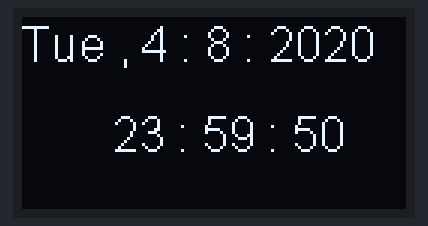
The sketch below on a simulated ESP32. Parts: 128×64 one-colour display. The local clock reads 2024-03-15 10:24:30 at power-on unless the sketch sets it; what the sketch prints to the serial monitor is not drawn.

Above: at 0.4 s.
At 7.1 s:
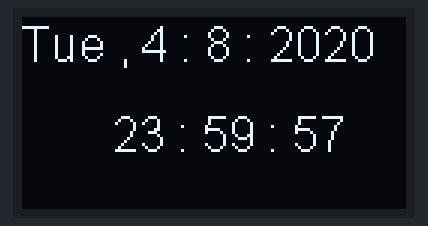
At 13.1 s:
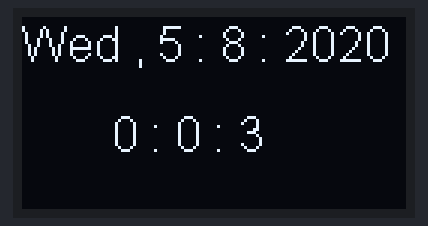
At 19.1 s:
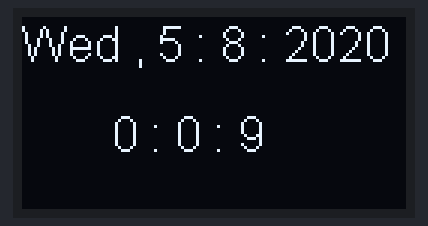
At 28.1 s:
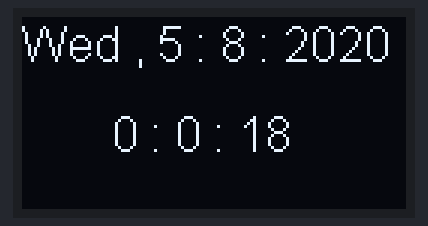
At 37.1 s:
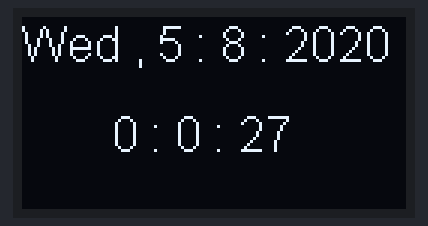

Measured:
- what the display in image 0 shows lasts 0.6 s, from 0.4 s to 1.0 s
- what the display in image 1 shows lasts 1.0 s, from 7.0 s to 8.0 s

The sketch:

ds3231_OLED.ino
```cpp
// Date and time functions using a DS3231 RTC connected via I2C and Wire lib
#include <Wire.h>
#include "heltec.h"
#include "RTClib.h"

RTC_DS3231 rtc;

char daysOfTheWeek[7][12] = {"Sun", "Mon", "Tue", "Wed", "Thu", "Fri", "Sat"};

void setup () {
  Serial.begin(115200);

#ifndef ESP32
  while (!Serial); // wait for serial port to connect. Needed for native USB
#endif

  if (! rtc.begin(4,15)) {
    Serial.println("Couldn't find RTC");
    //Serial.flush();
    //abort();
  }

  if (rtc.lostPower()) {
    Serial.println("RTC lost power, let's set the time!");
    // When time needs to be set on a new device, or after a power loss, the
    // following line sets the RTC to the date & time this sketch was compiled
    rtc.adjust(DateTime(F(__DATE__), F(__TIME__)));
    // This line sets the RTC with an explicit date & time, for example to set
    // January 21, 2014 at 3am you would call:
     //rtc.adjust(DateTime(2020, 8, 4, 23, 27, 0));
  }

  // When time needs to be re-set on a previously configured device, the
  // following line sets the RTC to the date & time this sketch was compiled
  // rtc.adjust(DateTime(F(__DATE__), F(__TIME__)));
  // This line sets the RTC with an explicit date & time, for example to set
  // January 21, 2014 at 3am you would call:
   rtc.adjust(DateTime(2020, 8, 4, 23, 59, 50));
  Heltec.begin(true /*DisplayEnable Enable*/, true /*Serial Enable*/);
  Heltec.display->init();
  Heltec.display->flipScreenVertically();
  Heltec.display->setFont(ArialMT_Plain_16);
  /*Heltec.display->drawString(0,0,"Ten: Phan Hoang Anh Tuan");
  Heltec.display->drawString(0,10,"Sdt: 0368474344");
  Heltec.display->drawString(0,20,"Mail: anhtuan23298@gmail.com");
  Heltec.display->display();*/
}

void loop () {
    DateTime now = rtc.now();

    Serial.print(now.year(), DEC);
    Serial.print('/');
    Serial.print(now.month(), DEC);
    Serial.print('/');
    Serial.print(now.day(), DEC);
    Serial.print(" (");
    Serial.print(daysOfTheWeek[now.dayOfTheWeek()]);
    Serial.print(") ");
    Serial.print(now.hour(), DEC);
    Serial.print(':');
    Serial.print(now.minute(), DEC);
    Serial.print(':');
    Serial.print(now.second(), DEC);
    Serial.println();

    String data1 ="";
    String data2 ="";
    data1 = (String)daysOfTheWeek[now.dayOfTheWeek()] + " , " + (String)now.day() +" : " +(String)now.month()+" : "+(String)now.year();
    data2 = (String)now.hour() +" : " +(String)now.minute()+" : "+(String)now.second();
    Heltec.display->clear();
    Heltec.display->drawString(0,0, data1);
    Heltec.display->drawString(30,30, data2);
    Heltec.display->display();
}
```
